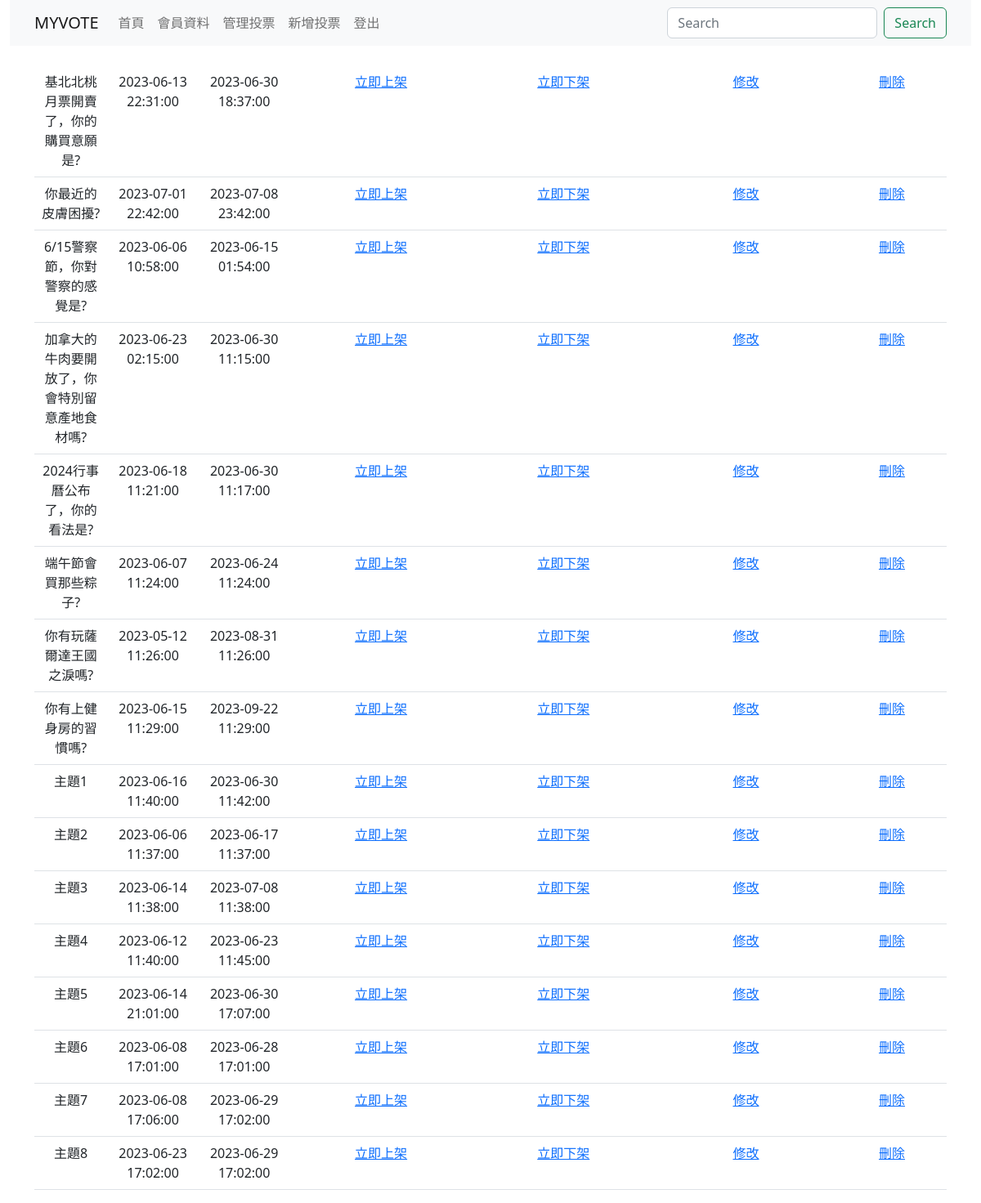
The page /myvote/back.php (signed in) on the database its author committed.
### tables this page shows
CREATE TABLE `topics` (
  `topic_id` int(10) UNSIGNED NOT NULL,
  `user_id` int(11) NOT NULL,
  `start_time` datetime NOT NULL,
  `stop_time` datetime NOT NULL,
  `created_time` timestamp NOT NULL DEFAULT current_timestamp(),
  `upate_time` timestamp NOT NULL DEFAULT current_timestamp() ON UPDATE current_timestamp(),
  `subject` varchar(60) NOT NULL,
  `img` text NOT NULL,
  `q_type` int(2) NOT NULL
);

### myvote/common.php (called while the page is built, shortened)
<?php
class DB {
    public $dsn="mysql:host=localhost;charset=utf8;dbname=s1120214";
    public $table;
    protected $user = "s1120214";
    protected $pw = "s1120214";
    protected $pdo;
    function __construct($table)
    {
        $this->table = $table;
        $this->pdo = new PDO($this->dsn, $this->user, $this->pw);
    }
    function all(...$arg)
    {
        $sql = "select * from $this->table ";
        return $this->pdo->query($sql)->fetchAll(PDO::FETCH_ASSOC);
    }
}
$Topics=new DB('topics');

### myvote/back/vote_list.php (the view)
<table style="text-align:center;align-items:center;" class="table table-hover ">
<?php
$rows=$Topics->all();
foreach($rows as $row){
?>
    <tr>
        <td style="width:8%;">
            <?=$row['subject'];?>
        </td>
        <td style="width:10%;">
        <?=$row['start_time'];?>
        </td>
        <td style="width:10%;">
        <?=$row['stop_time'];?>
        </td>
        <td style="width:20%;">
        <a href="./api/now_start.php?id=<?=$row['topic_id'];?>">立即上架</a>
        </td>
        <td style="width:20%;">
        <a href="./api/now_stop.php?id=<?=$row['topic_id'];?>">立即下架</a>
        </td>
        <td style="width:20%;">
        <a href="./back.php?go=edit_vote&id=<?=$row['topic_id'];?>">修改</a>
        </td>
        <td style="width:20%;">
        <a href="./api/delete_vote.php?topic_id=<?=$row['topic_id'];?>">刪除</a>
        </td>
<?php
}
?>
</table>

### rows shown on the page
topics: subject "基北北桃月票開賣了，你的購買意願是?", start_time "2023-06-13 22:31:00", stop_time "2023-06-30 18:37:00"
topics: subject "你最近的皮膚困擾?", start_time "2023-07-01 22:42:00", stop_time "2023-07-08 23:42:00"
topics: subject "6/15警察節，你對警察的感覺是?", start_time "2023-06-06 10:58:00", stop_time "2023-06-15 01:54:00"
topics: subject "加拿大的牛肉要開放了，你會特別留意產地食材嗎?", start_time "2023-06-23 02:15:00", stop_time "2023-06-30 11:15:00"
topics: subject "2024行事曆公布了，你的看法是?", start_time "2023-06-18 11:21:00", stop_time "2023-06-30 11:17:00"
topics: subject "端午節會買那些粽子?", start_time "2023-06-07 11:24:00", stop_time "2023-06-24 11:24:00"
topics: subject "你有玩薩爾達王國之淚嗎?", start_time "2023-05-12 11:26:00", stop_time "2023-08-31 11:26:00"
topics: subject "你有上健身房的習慣嗎?", start_time "2023-06-15 11:29:00", stop_time "2023-09-22 11:29:00"
topics: subject "主題1", start_time "2023-06-16 11:40:00", stop_time "2023-06-30 11:42:00"
topics: subject "主題2", start_time "2023-06-06 11:37:00", stop_time "2023-06-17 11:37:00"
topics: subject "主題3", start_time "2023-06-14 11:38:00", stop_time "2023-07-08 11:38:00"
topics: subject "主題4", start_time "2023-06-12 11:40:00", stop_time "2023-06-23 11:45:00"
topics: subject "主題5", start_time "2023-06-14 21:01:00", stop_time "2023-06-30 17:07:00"
topics: subject "主題6", start_time "2023-06-08 17:01:00", stop_time "2023-06-28 17:01:00"
topics: subject "主題7", start_time "2023-06-08 17:06:00", stop_time "2023-06-29 17:02:00"
topics: subject "主題8", start_time "2023-06-23 17:02:00", stop_time "2023-06-29 17:02:00"
